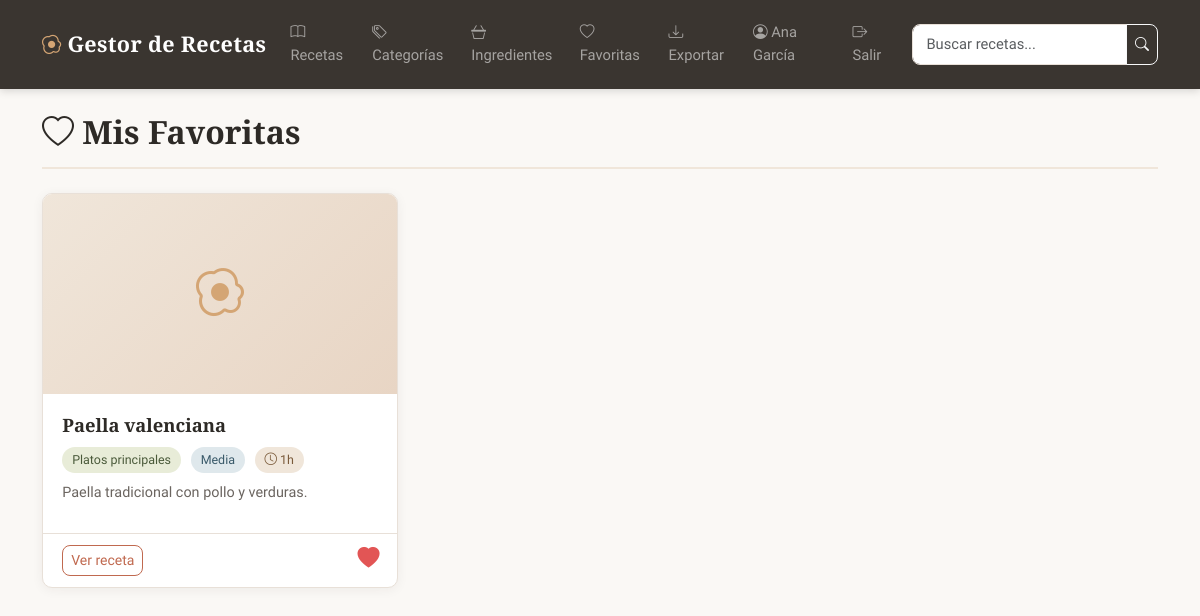
The app's page /favoritas/ (signed in) with its own data.
### proyecto/models.py (models this page shows, shortened)
class Usuario(models.Model):
    id_usuario = models.AutoField(primary_key=True)
    nombre = models.CharField(max_length=100)
    email = models.EmailField(unique=True)
    contrasena_hash = models.CharField(max_length=255)
    fecha_registro = models.DateTimeField(auto_now_add=True)
    objects = models.Manager()
    df = DataFrameManager()
    class Meta:
        db_table = "usuarios"

class Receta(models.Model):
    class Dificultad(models.TextChoices):
        FACIL = "facil", "Fácil"
        MEDIA = "media", "Media"
        DIFICIL = "dificil", "Difícil"
    id_receta = models.AutoField(primary_key=True)
    usuario = models.ForeignKey(
        Usuario,
        on_delete=models.CASCADE,
        db_column="id_usuario",
        related_name="recetas",
    )
    categoria = models.ForeignKey(
        Categoria,
        on_delete=models.SET_NULL,
        db_column="id_categoria",
        related_name="recetas",
        null=True,
        blank=True,
    )
    titulo = models.CharField(max_length=200)
    descripcion = models.TextField(blank=True)
    instrucciones = models.TextField()
    tiempo_preparacion = models.PositiveIntegerField(
        help_text="Tiempo en minutos"
    )
    dificultad = models.CharField(
        max_length=10,
        choices=Dificultad.choices,
        default=Dificultad.MEDIA,
    )
    fecha_creacion = models.DateTimeField(auto_now_add=True)
    ingredientes = models.ManyToManyField(
        Ingrediente,
        through="RecetaIngrediente",
        related_name="recetas",
    )
    favoritos = models.ManyToManyField(
        Usuario,
        through="Favorito",
        related_name="recetas_favoritas",
    )
    objects = models.Manager()
    df = DataFrameManager()
    class Meta:
        db_table = "recetas"
        ordering = ["-fecha_creacion"]

class Categoria(models.Model):
    id_categoria = models.AutoField(primary_key=True)
    nombre = models.CharField(max_length=100, unique=True)
    descripcion = models.TextField(blank=True)
    objects = models.Manager()
    df = DataFrameManager()
    class Meta:
        db_table = "categorias"
        ordering = ["nombre"]
    def __str__(self):
        return self.nombre

### proyecto/views.py (the view)
# urls.py: path('favoritas/', views.FavoritasView.as_view(), name='favoritas'),
class FavoritasView(UsuarioMixin, ListView):
    template_name = "proyecto/favoritas.html"
    context_object_name = "recetas"
    def get_queryset(self):
        usuario = self.get_usuario()
        return Receta.objects.filter(
            guardado_por__usuario=usuario
        ).select_related("usuario", "categoria")

### proyecto/templatetags/recetas_tags.py (called while the page is built)
@register.filter
def minutos_a_tiempo(minutos):
    if minutos < 60:
        return f"{minutos} min"
    horas = minutos // 60
    resto = minutos % 60
    if resto == 0:
        return f"{horas}h"
    return f"{horas}h {resto}min"

### proyecto/views.py (called while the page is built, shortened)
    def get_usuario(self):
        usuario_id = self.request.session.get("usuario_id")
        if usuario_id:
            try:
                return Usuario.objects.get(pk=usuario_id)
            except Usuario.DoesNotExist:
                pass

### proyecto/templates/proyecto/favoritas.html (shortened to what this page needs)
{% extends "proyecto/base.html" %}
{% load recetas_tags %}
{% block contenido %}
<div class="seccion-titulo">
    <h1><i class="bi bi-heart"></i> Mis Favoritas</h1>
</div>
{% if recetas %}
<div class="row g-4">
    {% for receta in recetas %}
    <div class="col-md-4">
        <div class="card receta-card h-100">
            <div class="card-img-placeholder">
                <i class="bi bi-egg-fried"></i>
            </div>
            <div class="card-body">
                <h5 class="card-title">
                    <a href="{% url 'receta_detalle' receta.pk %}">{{ receta.titulo }}</a>
                </h5>
                <div class="receta-meta">
                    {% if receta.categoria %}
                    <span class="etiqueta categoria">{{ receta.categoria }}</span>
                    {% endif %}
                    <span class="etiqueta dificultad">{{ receta.get_dificultad_display }}</span>
                    <span class="etiqueta tiempo">
                        <i class="bi bi-clock"></i> {{ receta.tiempo_preparacion|minutos_a_tiempo }}
                    </span>
                </div>
                <p class="receta-descripcion">{{ receta.descripcion|truncatechars:120 }}</p>
            </div>
            <div class="card-footer">
                <a href="{% url 'receta_detalle' receta.pk %}" class="btn btn-sm btn-outline-primario">Ver receta</a>
                <form method="post" action="{% url 'toggle_favorito' receta.pk %}">
                    <button type="submit" class="btn-favorito activo" title="Quitar de favoritos">
                        <i class="bi bi-heart-fill"></i>
                    </button>
                </form>
            </div>
        </div>
    </div>
    {% endfor %}
</div>
{% else %}
<div class="empty-state">
    <i class="bi bi-heart"></i>
    <p>No tienes recetas favoritas todavía.</p>
    <a href="{% url 'receta_lista' %}" class="btn btn-outline-primario">Explorar recetas</a>
</div>
{% endif %}
{% endblock %}

### proyecto/templates/proyecto/base.html (shortened to what this page needs)
{% load static %}
<!DOCTYPE html>
<html lang="es">
<head>
    <link href="https://cdn.jsdelivr.net/npm/bootstrap@5.3.3/dist/css/bootstrap.min.css" rel="stylesheet">
    <link href="https://cdn.jsdelivr.net/npm/bootstrap-icons@1.11.3/font/bootstrap-icons.min.css" rel="stylesheet">
    <link href="{% static 'proyecto/css/estilos.css' %}" rel="stylesheet">
</head>
<body>
    <nav class="navbar navbar-expand-lg navbar-dark">
        <div class="container">
            <a class="navbar-brand" href="{% url 'inicio' %}">
                <i class="bi bi-egg-fried"></i> Gestor de Recetas
            </a>
            <div class="collapse navbar-collapse" id="navbarNav">
                <ul class="navbar-nav me-auto">
                    <li class="nav-item">
                        <a class="nav-link" href="{% url 'receta_lista' %}">
                            <i class="bi bi-book"></i> Recetas
                        </a>
                    </li>
                    <li class="nav-item">
                        <a class="nav-link" href="{% url 'categoria_lista' %}">
                            <i class="bi bi-tags"></i> Categorías
                        </a>
                    </li>
                    <li class="nav-item">
                        <a class="nav-link" href="{% url 'ingrediente_lista' %}">
                            <i class="bi bi-basket3"></i> Ingredientes
                        </a>
                    </li>
                    {% if request.session.usuario_id %}
                    <li class="nav-item">
                        <a class="nav-link" href="{% url 'favoritas' %}">
                            <i class="bi bi-heart"></i> Favoritas
                        </a>
                    </li>
                    {% endif %}
                    <li class="nav-item">
                        <a class="nav-link" href="{% url 'exportar' %}">
                            <i class="bi bi-download"></i> Exportar
                        </a>
                    </li>
                </ul>
                <ul class="navbar-nav">
                    {% if request.session.usuario_id %}
                    <li class="nav-item">
                        <span class="nav-link">
                            <i class="bi bi-person-circle"></i> {{ request.session.usuario_nombre }}
                        </span>
                    </li>
                    <li class="nav-item">
                        <a class="nav-link" href="{% url 'logout' %}">
                            <i class="bi bi-box-arrow-right"></i> Salir
                        </a>
                    </li>
                    {% endif %}
                </ul>
                <form class="d-flex ms-2" action="{% url 'receta_lista' %}" method="get">
                    <div class="input-group">
                        <input class="form-control form-control-sm" type="search" name="q"
                               placeholder="Buscar recetas..." value="{{ request.GET.q|default:'' }}"
                               style="border-radius: 8px 0 0 8px;">
                        <button class="btn btn-sm btn-outline-light" type="submit"
                                style="border-radius: 0 8px 8px 0;">
                            <i class="bi bi-search"></i>
                        </button>
                    </div>
                </form>
            </div>
        </div>
    </nav>
    <main class="container my-4">
        {% block contenido %}{% endblock %}
    </main>
</body>
</html>

### proyecto/static/proyecto/css/estilos.css (style rules this page uses)
:root { --color-fondo: #faf8f5; --color-texto: #2d2a26; --color-texto-claro: #6b6560; --color-primario: #c0694f; --color-primario-hover: #a85a42; --color-acento: #d4a574; --color-acento-suave: #f0e6da; --color-borde: #e8e0d8; --color-tarjeta: #ffffff; --color-exito: #5a8a5e; --color-peligro: #b55454; --color-info: #5a7a8a; --color-nav: #3a3530; --sombra-suave: 0 2px 12px rgba(45, 42, 38, 0.06); --sombra-media: 0 4px 20px rgba(45, 42, 38, 0.1); --radio: 10px; }
* { box-sizing: border-box; }
body { font-family: 'Source Sans 3', -apple-system, BlinkMacSystemFont, sans-serif; background-color: var(--color-fondo); color: var(--color-texto); min-height: 100vh; display: flex; flex-direction: column; font-weight: 400; line-height: 1.6; }
main { flex: 1; }
h1, h2, h3, h4, h5 { font-family: 'Playfair Display', Georgia, serif; font-weight: 600; color: var(--color-texto); }
h1 { font-size: 2rem; margin-bottom: 0.5rem; }
.navbar { background: var(--color-nav) !important; padding: 0.8rem 0; box-shadow: 0 2px 8px rgba(0,0,0,0.15); }
.navbar-brand { font-family: 'Playfair Display', Georgia, serif; font-size: 1.35rem !important; font-weight: 700; letter-spacing: 0.3px; }
.navbar-brand i { font-size: 1.2rem; color: var(--color-acento); }
.nav-link { font-weight: 500; font-size: 0.92rem; transition: color 0.2s; }
.card { border: 1px solid var(--color-borde); border-radius: var(--radio); box-shadow: var(--sombra-suave); overflow: hidden; transition: transform 0.25s ease, box-shadow 0.25s ease; background: var(--color-tarjeta); }
.receta-card { position: relative; }
.receta-card .card-img-placeholder { height: 200px; background: linear-gradient(135deg, var(--color-acento-suave), #e8d5c4); display: flex; align-items: center; justify-content: center; font-size: 3rem; color: var(--color-acento); }
.receta-card .card-body { padding: 1.2rem; }
.receta-card .card-title { font-size: 1.15rem; margin-bottom: 0.6rem; line-height: 1.3; }
.receta-card .card-title a { color: var(--color-texto); text-decoration: none; transition: color 0.2s; }
.receta-card .receta-meta { display: flex; gap: 0.6rem; flex-wrap: wrap; margin-bottom: 0.6rem; }
.receta-card .receta-descripcion { font-size: 0.9rem; color: var(--color-texto-claro); margin-bottom: 0.6rem; line-height: 1.5; }
.receta-card .card-footer { background: transparent; border-top: 1px solid var(--color-borde); padding: 0.7rem 1.2rem; display: flex; justify-content: space-between; align-items: center; }
.etiqueta { display: inline-flex; align-items: center; gap: 3px; font-size: 0.78rem; font-weight: 500; padding: 3px 10px; border-radius: 20px; background: var(--color-acento-suave); color: var(--color-texto); }
.etiqueta.categoria { background: #e8ecd8; color: #4a5a3a; }
.etiqueta.dificultad { background: #dfe8ec; color: #3a5a6a; }
.etiqueta.tiempo { background: var(--color-acento-suave); color: #7a5a3a; }
.btn-favorito { background: none; border: none; font-size: 1.2rem; cursor: pointer; color: #ccc; transition: color 0.2s, transform 0.2s; padding: 0; line-height: 1; }
.btn-favorito:hover, .btn-favorito.activo { color: #e25555; transform: scale(1.15); }
.btn-outline-primario { border: 1.5px solid var(--color-primario); color: var(--color-primario); border-radius: 8px; font-weight: 500; background: transparent; transition: all 0.2s; }
.seccion-titulo { display: flex; justify-content: space-between; align-items: center; margin-bottom: 1.5rem; padding-bottom: 0.5rem; border-bottom: 2px solid var(--color-acento-suave); }
.form-control, .form-select { border: 1.5px solid var(--color-borde); border-radius: 8px; padding: 0.55rem 0.85rem; font-size: 0.92rem; transition: border-color 0.2s, box-shadow 0.2s; }

### records on screen
Usuario: session.usuario_nombre "Ana García"
Receta: titulo "Paella valenciana", categoria "Platos principales", dificultad "Media", tiempo_preparacion|minutos_a_tiempo "1h", descripcion "Paella tradicional con pollo y verduras."
